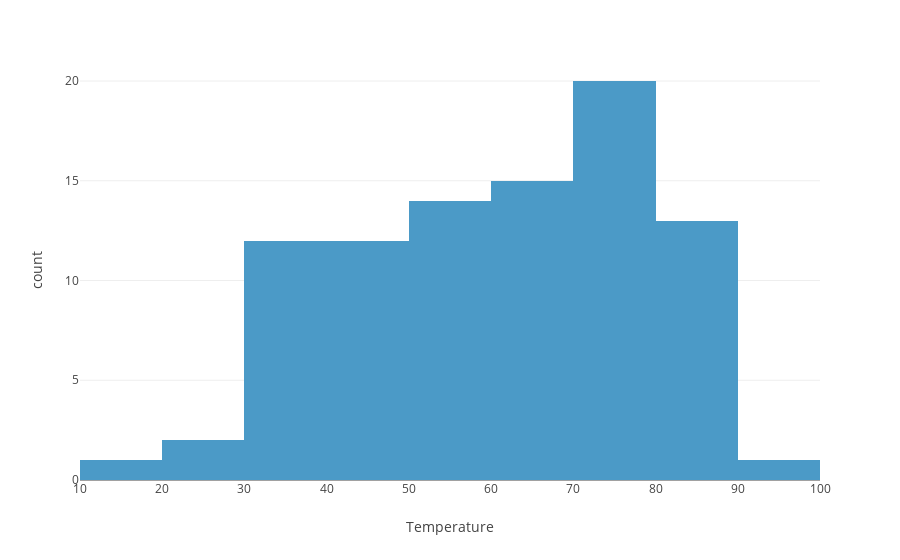
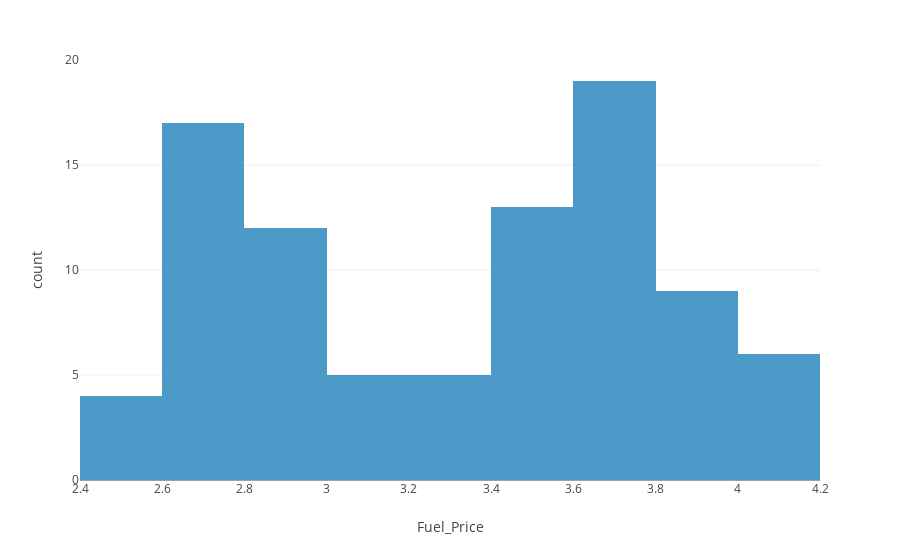
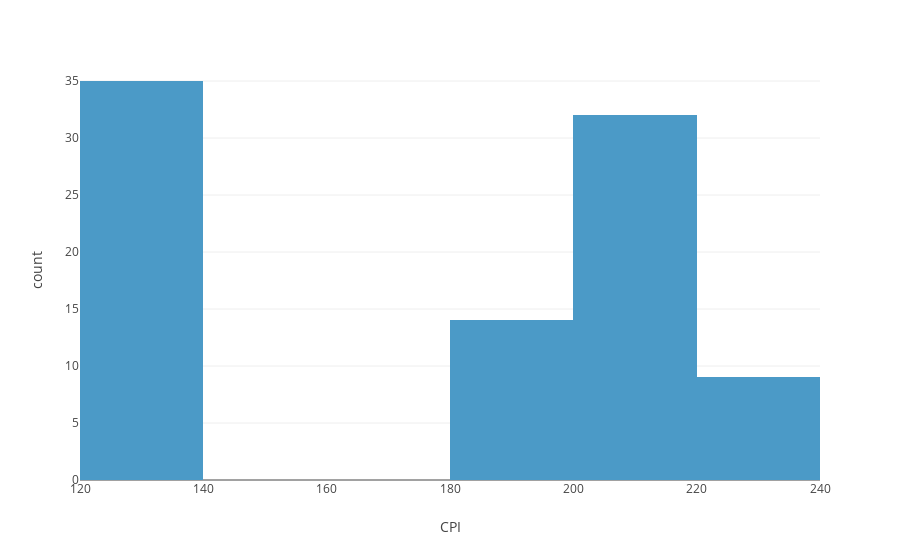
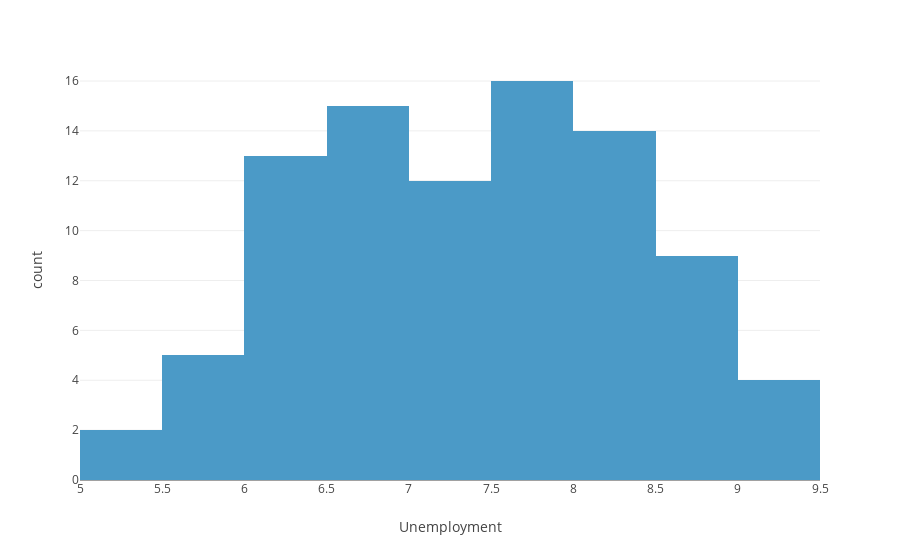

Notebook source saved alongside these figures, in order:
### Markdown cell above
#### Visualisations

### Code cell
# Univariate analysis
# Distribution of each numeric variable
num_features = ['Temperature', 'Fuel_Price', 'CPI', 'Unemployment', 'Year', 'Month', 'Day', 'Dayofweek']
for f in num_features:
    fig = px.histogram(data, f)
    fig.show()

### Figure 1 — Plotly figure (JSON) as saved in the notebook; plotly's stock layout.template omitted (floating-point values rounded to 4 significant figures)
{"data": [{"alignmentgroup": "True", "bingroup": "x", "hovertemplate": "Temperature=%{x}<br>count=%{y}<extra></extra>", "legendgroup": "", "marker": {"color": "#4B9AC7", "pattern": {"shape": ""}}, "name": "", "offsetgroup": "", "orientation": "v", "showlegend": false, "type": "histogram", "x": [59.61, 42.38, 78.89, 69.8, 39.93, 60.12, 82.92, 52.02, 36.61, 64.74, 60.07, 68.91, 21.33, 38.26, 77.38, 50.97, 39.07, 50.76, 44.82, 43.95, 45.22, 18.79, 33.26, 80.19, 81.85, 60.71, 50.43, 57.6, 38.51, 54.63, 82.46, 66.25, 91.65, 48.29, 61.11, 59.69, 41.76, 86.87, 63.6, 74.92, 36.85, 57.62, 69.17, 36.44, 43.43, 73.67, 45.71, 36.78, 85.22, 75.17, 47.42, 62.25, 49.96, 52.77, 79.97, 44.69, 75.19, 39.79, 76.42, 78.51, 78.47, 74.78, 78.82, 83.52, 69.75, 42.4, 82.7, 72.83, 33.34, 28.85, 69.9, 39.3, 82.99, 75.32, 89.42, 57.84, 63.91, 61.79, 75.95, 73.25, 52.5, 82.84, 84.59, 88.44, 74.24, 50.6, 78.53, 73.44, 72.62, 55.2], "xaxis": "x", "yaxis": "y"}], "layout": {"barmode": "relative", "legend": {"tracegroupgap": 0}, "margin": {"t": 60}, "xaxis": {"anchor": "y", "domain": [0, 1], "title": {"text": "Temperature"}}, "yaxis": {"anchor": "x", "domain": [0, 1], "title": {"text": "count"}}}}

### Figure 2 — Plotly figure (JSON) as saved in the notebook; plotly's stock layout.template omitted (floating-point values rounded to 4 significant figures)
{"data": [{"alignmentgroup": "True", "bingroup": "x", "hovertemplate": "Fuel_Price=%{x}<br>count=%{y}<extra></extra>", "legendgroup": "", "marker": {"color": "#4B9AC7", "pattern": {"shape": ""}}, "name": "", "offsetgroup": "", "orientation": "v", "showlegend": false, "type": "histogram", "x": [3.045, 3.435, 2.759, 4.069, 3.617, 3.555, 3.554, 2.878, 3.767, 3.734, 2.853, 2.78, 2.788, 2.725, 3.899, 4.029, 2.963, 4.124, 3.797, 3.828, 2.915, 3.103, 3.789, 3.467, 3.57, 3.297, 4.023, 3.485, 2.548, 3.555, 2.64, 2.958, 3.684, 3.75, 3.788, 2.728, 3.625, 3.666, 3.648, 2.619, 3.695, 3.882, 3.594, 3.149, 3.287, 2.792, 2.572, 2.817, 2.619, 2.808, 4.021, 3.308, 2.771, 3.51, 3.972, 2.976, 3.688, 3.739, 3.786, 2.642, 3.76, 2.854, 2.814, 2.637, 3.815, 2.86, 3.346, 2.932, 2.548, 3.179, 2.735, 3.936, 2.637, 2.582, 3.682, 3.596, 3.308, 2.711, 3.606, 3.84, 3.529, 3.627, 3.469, 3.112, 3.807, 3.804, 2.705, 3.594, 2.78, 4.17], "xaxis": "x", "yaxis": "y"}], "layout": {"barmode": "relative", "legend": {"tracegroupgap": 0}, "margin": {"t": 60}, "xaxis": {"anchor": "y", "domain": [0, 1], "title": {"text": "Fuel_Price"}}, "yaxis": {"anchor": "x", "domain": [0, 1], "title": {"text": "count"}}}}

### Figure 3 — Plotly figure (JSON) as saved in the notebook; plotly's stock layout.template omitted (floating-point values rounded to 4 significant figures)
{"data": [{"alignmentgroup": "True", "bingroup": "x", "hovertemplate": "CPI=%{x}<br>count=%{y}<extra></extra>", "legendgroup": "", "marker": {"color": "#4B9AC7", "pattern": {"shape": ""}}, "name": "", "offsetgroup": "", "orientation": "v", "showlegend": false, "type": "histogram", "x": [214.8, 128.6, 212.4, 134.9, 213.0, 224.1, 219.1, 132.8, 192.8, 221.2, 126.2, 211.9, 131.5, 189.7, 216.5, 138.9, 131.9, 138.0, 131.1, 192.8, 126.6, 196.9, 134.0, 219.7, 129.1, 218.6, 138.0, 194.4, 211.2, 220.3, 211.9, 132.5, 215.5, 197.4, 131.0, 211.7, 185.0, 130.7, 129.5, 214.9, 189.8, 130.6, 224.0, 129.9, 127.2, 132.6, 214.4, 126.8, 211.6, 204.6, 137.6, 218.2, 215.4, 223.9, 135.9, 211.1, 225.2, 213.5, 215.2, 214.7, 186.1, 210.3, 126.1, 214.8, 135.4, 126.8, 225.3, 132.6, 214.6, 204.6, 215.1, 197.7, 215.0, 214.9, 216.0, 198.1, 221.6, 189.5, 129.2, 138.2, 130.8, 129.2, 129.1, 126.1, 217.0, 197.6, 214.5, 227.0, 182.4, 137.9], "xaxis": "x", "yaxis": "y"}], "layout": {"barmode": "relative", "legend": {"tracegroupgap": 0}, "margin": {"t": 60}, "xaxis": {"anchor": "y", "domain": [0, 1], "title": {"text": "CPI"}}, "yaxis": {"anchor": "x", "domain": [0, 1], "title": {"text": "count"}}}}

### Figure 4 — Plotly figure (JSON) as saved in the notebook; plotly's stock layout.template omitted (floating-point values rounded to 4 significant figures)
{"data": [{"alignmentgroup": "True", "bingroup": "x", "hovertemplate": "Unemployment=%{x}<br>count=%{y}<extra></extra>", "legendgroup": "", "marker": {"color": "#4B9AC7", "pattern": {"shape": ""}}, "name": "", "offsetgroup": "", "orientation": "v", "showlegend": false, "type": "histogram", "x": [6.858, 7.47, 7.092, 7.658, 6.961, 6.833, 6.425, 9.331, 8.595, 7.348, 6.885, 7.092, 9.202, 8.963, 6.489, 8.243, 8.35, 8.15, 5.527, 6.339, 6.635, 8.256, 7.771, 7.567, 5.946, 6.3, 8.304, 8.622, 8.106, 7.057, 6.496, 8.099, 7.962, 6.162, 5.965, 8.163, 8.549, 7.17, 6.877, 6.315, 8.424, 7.545, 5.422, 5.143, 8.744, 9.342, 7.368, 7.795, 7.787, 7.856, 7.943, 7.866, 6.56, 6.833, 7.806, 8.028, 6.664, 6.961, 7.931, 6.442, 8.625, 7.808, 7.951, 7.343, 8.89, 7.127, 6.664, 8.099, 6.299, 7.484, 7.564, 8.09, 6.384, 6.315, 6.529, 7.872, 7.197, 6.868, 6.877, 8.535, 6.104, 5.644, 5.644, 9.199, 6.855, 8.09, 7.343, 6.034, 8.899, 8.15], "xaxis": "x", "yaxis": "y"}], "layout": {"barmode": "relative", "legend": {"tracegroupgap": 0}, "margin": {"t": 60}, "xaxis": {"anchor": "y", "domain": [0, 1], "title": {"text": "Unemployment"}}, "yaxis": {"anchor": "x", "domain": [0, 1], "title": {"text": "count"}}}}
